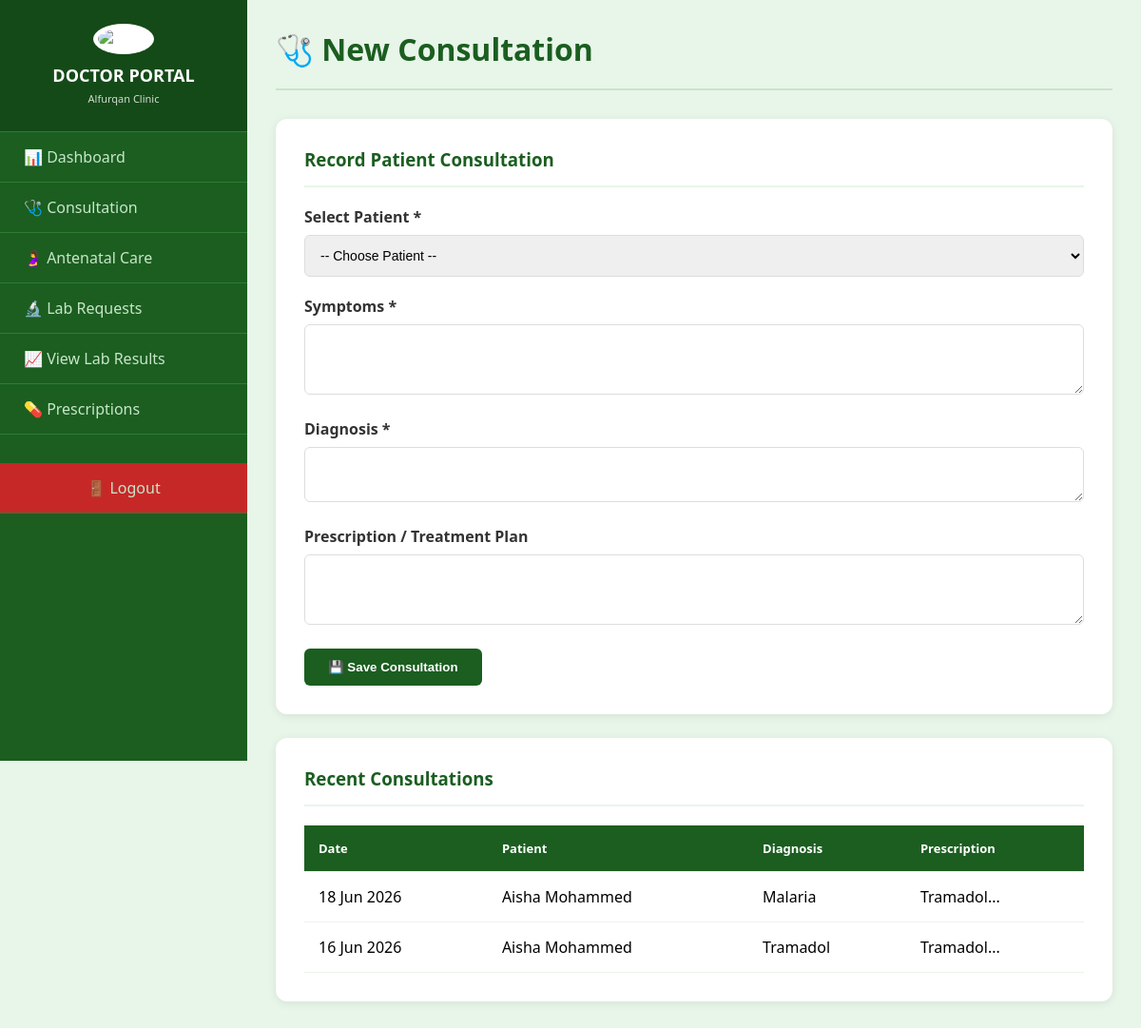
Page /doctor/consultation.php (signed in) on the committed database.
### tables this page shows
CREATE TABLE `consultations` (
  `id` int(11) NOT NULL,
  `patient_id` int(11) NOT NULL,
  `doctor_id` int(11) NOT NULL,
  `symptoms` text DEFAULT NULL,
  `diagnosis` text DEFAULT NULL,
  `prescription` text DEFAULT NULL,
  `visit_date` timestamp NOT NULL DEFAULT current_timestamp()
);

CREATE TABLE `patients` (
  `id` int(11) NOT NULL,
  `name` varchar(100) NOT NULL,
  `age` int(11) DEFAULT NULL,
  `gender` enum('Male','Female') NOT NULL,
  `phone` varchar(15) DEFAULT NULL,
  `address` text DEFAULT NULL,
  `allergies` text DEFAULT NULL,
  `medical_conditions` text DEFAULT NULL,
  `patient_status` enum('Stable','Critical','Recovering','Discharged','Pending') DEFAULT 'Pending',
  `reg_date` timestamp NOT NULL DEFAULT current_timestamp()
);

### doctor/consultation.php (the view, shortened to what this page needs)
<?php
include '../config/db.php';
$doctor_id = $_SESSION['user_id'];
$consultations = $conn->query("SELECT c.*, p.name as patient_name FROM consultations c JOIN patients p ON c.patient_id = p.id WHERE c.doctor_id = $doctor_id ORDER BY c.visit_date DESC LIMIT 10");
?>
<!DOCTYPE html>
<html lang="en">
<head>
</head>
<body>
    <div class="sidebar">
        <div class="sidebar-header">
            <img src="../assets/logo.png" alt="Logo">
            <h2>DOCTOR PORTAL</h2><small>Alfurqan Clinic</small>
        </div>
        <div class="sidebar-menu">
    <a href="dashboard.php">📊 Dashboard</a>
    <a href="consultation.php">🩺 Consultation</a>
    <a href="antenatal.php">🤰 Antenatal Care</a>
    <a href="request_lab_test.php">🔬 Lab Requests</a>
    <a href="view_lab_results.php">📈 View Lab Results</a>
    <a href="prescribe_drug.php">💊 Prescriptions</a>
    <a href="../logout.php" class="logout-btn">🚪 Logout</a>
</div>
    </div>
    <div class="main-content">
        <div class="header"><h1>🩺 New Consultation</h1></div>
        <div class="card">
            <h3>Record Patient Consultation</h3>
            <form method="POST">
                <div class="form-group">
                    <label>Select Patient *</label>
                    <select name="patient_id" required>
                        <option value="">-- Choose Patient --</option>
                    </select>
                </div>
                <div class="form-group">
                    <label>Symptoms *</label>
                    <textarea name="symptoms" rows="3" required></textarea>
                </div>
                <div class="form-group">
                    <label>Diagnosis *</label>
                    <textarea name="diagnosis" rows="2" required></textarea>
                </div>
                <div class="form-group">
                    <label>Prescription / Treatment Plan</label>
                    <textarea name="prescription" rows="3"></textarea>
                </div>
                <button type="submit" name="save_consultation">💾 Save Consultation</button>
            </form>
        </div>
        <div class="card">
            <h3>Recent Consultations</h3>
            <table>
                <thead><tr><th>Date</th><th>Patient</th><th>Diagnosis</th><th>Prescription</th></tr></thead>
                <tbody>
                    <?php while($c = $consultations->fetch_assoc()): ?>
                    <tr>
                        <td><?php echo date('d M Y', strtotime($c['visit_date'])); ?></td>
                        <td><?php echo htmlspecialchars($c['patient_name']); ?></td>
                        <td><?php echo htmlspecialchars($c['diagnosis']); ?></td>
                        <td><?php echo htmlspecialchars(substr($c['prescription'], 0, 30)); ?>...</td>
                    </tr>
                    <?php endwhile; ?>
                </tbody>
            </table>
        </div>
    </div>
</body>
</html>

### doctor/consultation.php (style rules this page uses)
* { margin: 0; padding: 0; box-sizing: border-box; }
body { font-family: 'Segoe UI', sans-serif; background: #e8f5e9; display: flex; }
.sidebar { width: 260px; background: #1b5e20; color: white; height: 100vh; position: fixed; }
.sidebar-header { text-align: center; padding: 25px 20px; border-bottom: 1px solid #2e7d32; background: #144a18; }
.sidebar-header img { width: 70px; height: 70px; margin-bottom: 10px; background: white; border-radius: 50%; padding: 5px; }
.sidebar-header h2 { font-size: 18px; }
.sidebar-header small { font-size: 11px; opacity: 0.8; }
.sidebar-menu a { display: flex; align-items: center; gap: 15px; padding: 15px 25px; color: #c8e6c9; text-decoration: none; border-bottom: 1px solid #2e7d32; transition: 0.3s; }
.logout-btn { background: #c62828 !important; justify-content: center; margin-top: 30px; }
.main-content { margin-left: 260px; padding: 30px; width: calc(100% - 260px); }
.header { display: flex; justify-content: space-between; margin-bottom: 30px; padding-bottom: 20px; border-bottom: 2px solid #c8e6c9; }
.header h1 { color: #1b5e20; }
.card { background: white; padding: 30px; border-radius: 12px; box-shadow: 0 2px 10px rgba(0,0,0,0.08); margin-bottom: 25px; }
.card h3 { color: #1b5e20; margin-bottom: 20px; border-bottom: 2px solid #e8f5e9; padding-bottom: 15px; }
.form-group { margin-bottom: 20px; }
label { display: block; margin-bottom: 8px; color: #333; font-weight: 600; }
input, select, textarea { width: 100%; padding: 12px; border: 1px solid #ddd; border-radius: 6px; font-size: 14px; }
button { padding: 12px 25px; background: #1b5e20; color: white; border: none; border-radius: 6px; cursor: pointer; font-weight: 600; }
table { width: 100%; border-collapse: collapse; }
th, td { padding: 15px; text-align: left; border-bottom: 1px solid #e8f5e9; }
th { background: #1b5e20; color: white; font-size: 13px; }

### rows in the picture
consultations: visit_date "18 Jun 2026", patient.name "Aisha Mohammed", diagnosis "Malaria", prescription "Tramadol"
consultations: visit_date "16 Jun 2026", patient.name "Aisha Mohammed", diagnosis "Tramadol", prescription "Tramadol"
